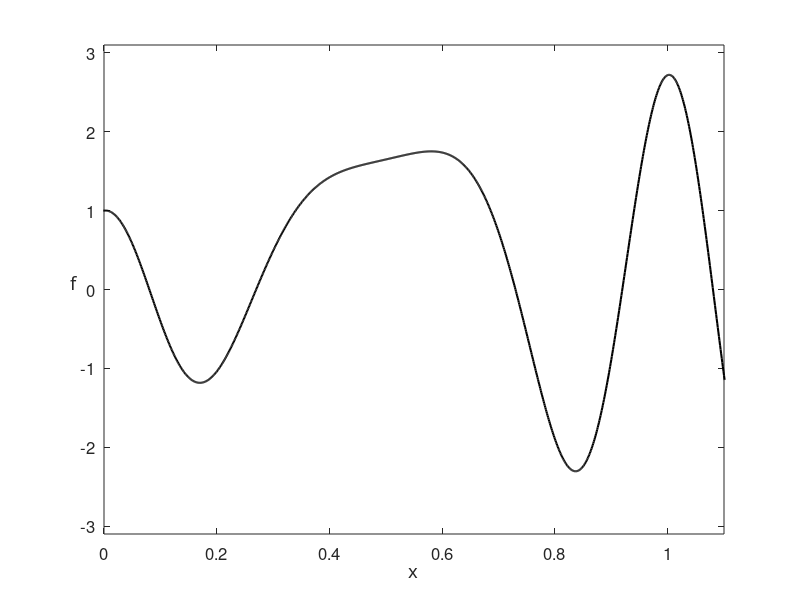

Here is the MATLAB script that generated this plot: (Note: this script raises an error after producing the figure.)
function nonconvex_hess_tracer()
% nonconvex_hess_tracer.m is a toy wrapper to illustrate the path
% taken by Hessian descent (or Newton's method).  The corresponding
% Newton steps, evaluated at the objective, are then plotted and
% connected (visually) by a tracing line (a tracer).  The plotted points on
% the objective turn from green to red as the algorithm converges (or
% reaches a maximum iteration count, preset to 50).
% The (non convex) function here is
%
% f(x) = exp(x)*cos(2pi*sin(pi*x))

%%% create function, choose initial point, to perform hessian descent on %%%
range = 1.1;    % symmetric range over which to plot the function
[a,b] = make_fun(range);
x0 = choose_starter(a,b,range);
disp(['You picked starting point x0 = ',num2str(x0)])

%%% perform hessian descent %%%
[x,in,out] = hessian_descent(x0);

%%% plot function with hessian descent objective evaluations %%%
plot_it_all(in,out,range)

% performs hessian descent
function [x,in,out] = hessian_descent(x)

    % initializations
    grad_stop = 10^-3;
    max_its = 50;
    iter = 1;
    grad = 1;
    in = [x];    
    out = [exp(x)*cos(2*pi*sin(pi*x))];
    
    % main loop
    while abs(grad) > grad_stop && iter <= max_its
        % take gradient step
        grad = exp(x)*cos(2*pi*sin(pi*x)) - 2*pi^2*exp(x)*sin(2*pi*sin(pi*x))*cos(pi*x);
        newt = exp(x)*(2*(pi^3)*sin(pi*x)*sin(2*pi*sin(pi*x)) - (4*pi^4)*(cos(pi*x)^2)*cos(2*pi*sin(pi*x)) + cos(2*pi*sin(pi*x)) - (4*pi^2)*sin(2*pi*sin(pi*x))*cos(pi*x));
        if abs(newt) < 10^-6
            newt = sign(newt)*10^-5;
        end
        x = x - grad/newt;
        
        % update containers
        in = [in x];
        out = [out exp(x)*cos(2*pi*sin(pi*x))];

        % update stopers
        iter = iter + 1;
    end  
end

% plot evaluation of descent steps 
function plot_steps(in,out)
    
    % colors for points
    s = (1/length(out):1/length(out):1)';
    colorspec = [s.^(1),flipud(s), zeros(length(out),1)];
    
    % plot initial point
    hold on
    plot(in(1),out(1),'o','Color',colorspec(1,:),'MarkerFaceColor',colorspec(1,:),'MarkerSize',6)
    text(in(1),out(1),num2str(0),'VerticalAlignment','bottom','HorizontalAlignment','right','FontSize',15)
    for i = 1:length(out) - 1
            if i < 5
                pause(1)
                % show connector on obj function
                hold on
                plot([in(i),in(i + 1)],[out(i),out(i + 1)],'--','Color','b')

                % plot point 
                hold on
                plot(in(i+1),out(i+1),'o','Color',colorspec(i,:),'MarkerFaceColor',colorspec(i,:),'MarkerSize',7)
               
                % plot iter number
                hold on
                text(in(i+1),out(i+1),num2str(i),'VerticalAlignment','bottom','HorizontalAlignment','right','FontSize',15)
            end
        if i > 5 && i < 15 % just plot point so things don't get too cluttered
            pause(0.3)
            
            % show connector on obj function
            hold on
            plot([in(i),in(i + 1)],[out(i),out(i + 1)],'--','Color','b')

            % plot point
            hold on
            plot(in(i+1),out(i+1),'o','Color',colorspec(i,:),'MarkerFaceColor',colorspec(i,:),'MarkerSize',7)
        end
        if i >= 15 % just plot point so things don't get too cluttered
            pause(0.1)
            
            % show connector on obj function
            hold on
            plot([in(i),in(i + 1)],[out(i),out(i + 1)],'--','Color','b')
            
            % plot point
            plot(in(i+1),out(i+1),'o','Color',colorspec(i,:),'MarkerFaceColor',colorspec(i,:),'MarkerSize',7)
        end 
        if i == length(out) - 1
            hold on
            text(in(i+1),out(i+1),num2str(i),'VerticalAlignment','bottom','HorizontalAlignment','right','FontSize',15)
        end
    end
end

% makes desired function over -range*10 to range*10
function [a,b] = make_fun(range)
    a = [-range*10:0.001:range*10];
    b = exp(a).*cos(2*pi*sin(pi*a));
end

% plots everything
function plot_it_all(in,out,range)
    % plot function first
    plot(a,b,'k','LineWidth',1.5)

    % adjust window for best visualization,remove possible infinity values
    % obtained from too big of learning rate grad descent steps
    ind = isnan(in);
    in(ind) = [];
    out(ind) = [];
    ind = isinf(out);
    in(ind) = [];
    out(ind) = [];
    axis([min([0,in]) max([range,in]) (min([out,-3]) - 0.1) (max([out,3]) + 0.1)])
    box on
    xlabel('x','Fontsize',18,'FontName','cmmi9')
    ylabel('f','Fontsize',18,'FontName','cmmi9')
    set(get(gca,'YLabel'),'Rotation',0)
    set(gcf,'color','w');
    set(gca,'FontSize',12);

    % plot grad descent steps evaluated at the objective
    plot_steps(in,out)
end

% allows selection of initial point
function z = choose_starter(a,b,r)
    % make window for point picking
    plot(a,b,'k','LineWidth',1.5)
    axis([0 r -3.1 3.1])
    title('Pick starting point!')
    box on
    xlabel('x','Fontsize',18,'FontName','cmmi9')
    ylabel('f','Fontsize',18,'FontName','cmmi9')
    set(get(gca,'YLabel'),'Rotation',0)
    set(gcf,'color','w');
    set(gca,'FontSize',12);

    % pick a point
    [z,w]=ginput(1);
    close gcf
end
end